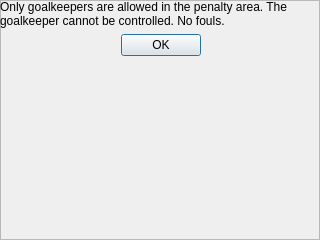
<?xml version="1.0" encoding="UTF-8"?>
<ui version="4.0">
 <class>helpFrame</class>
 <widget class="QFrame" name="helpFrame">
  <property name="geometry">
   <rect>
    <x>0</x>
    <y>0</y>
    <width>320</width>
    <height>240</height>
   </rect>
  </property>
  <property name="windowTitle">
   <string/>
  </property>
  <property name="frameShape">
   <enum>QFrame::StyledPanel</enum>
  </property>
  <property name="frameShadow">
   <enum>QFrame::Raised</enum>
  </property>
  <widget class="QWidget" name="verticalLayoutWidget">
   <property name="geometry">
    <rect>
     <x>0</x>
     <y>0</y>
     <width>321</width>
     <height>231</height>
    </rect>
   </property>
   <layout class="QVBoxLayout" name="verticalLayout">
    <item>
     <widget class="QLabel" name="label">
      <property name="text">
       <string>Only goalkeepers are allowed in the penalty area. The goalkeeper cannot be controlled. No fouls.</string>
      </property>
      <property name="textFormat">
       <enum>Qt::PlainText</enum>
      </property>
      <property name="wordWrap">
       <bool>true</bool>
      </property>
     </widget>
    </item>
    <item>
     <widget class="QDialogButtonBox" name="buttonBox">
      <property name="styleSheet">
       <string notr="true"/>
      </property>
      <property name="orientation">
       <enum>Qt::Horizontal</enum>
      </property>
      <property name="standardButtons">
       <set>QDialogButtonBox::Ok</set>
      </property>
      <property name="centerButtons">
       <bool>true</bool>
      </property>
     </widget>
    </item>
    <item>
     <spacer name="verticalSpacer">
      <property name="orientation">
       <enum>Qt::Vertical</enum>
      </property>
      <property name="sizeHint" stdset="0">
       <size>
        <width>20</width>
        <height>40</height>
       </size>
      </property>
     </spacer>
    </item>
   </layout>
  </widget>
 </widget>
 <resources/>
 <connections/>
</ui>
